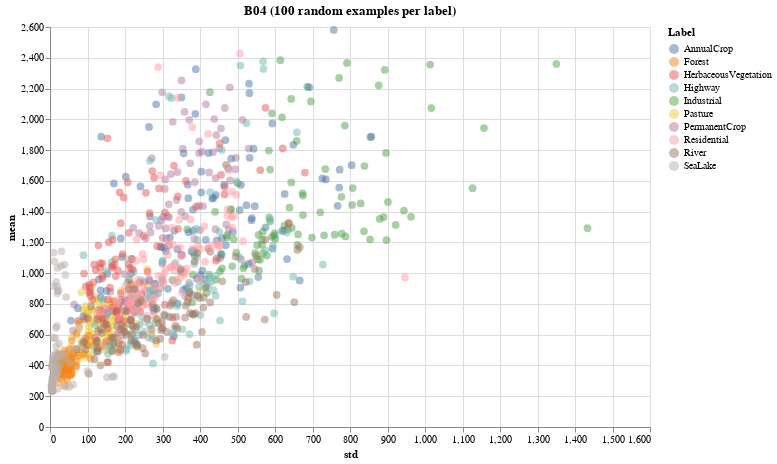

The notebook cell saved with this chart:
### Code cell
figura['B04']

### Figure 1 — Vega-Lite specification as saved in the notebook (floating-point values rounded to 4 significant figures; data arrays with more than 128 entries replaced by an {"elided": "..."} marker saying what was removed)
{"config": {"view": {"continuousWidth": 400, "continuousHeight": 300}}, "data": {"name": "data-6e4167bd907df18b522a0fa3e48e204f"}, "mark": {"type": "circle", "size": 60}, "encoding": {"color": {"type": "nominal", "field": "Label"}, "opacity": {"value": 0.5}, "x": {"type": "quantitative", "field": "std"}, "y": {"type": "quantitative", "field": "mean"}}, "height": 400, "title": "B04 (100 random examples per label)", "width": 600, "$schema": "https://vega.github.io/schema/vega-lite/v4.8.1.json", "datasets": {"data-6e4167bd907df18b522a0fa3e48e204f": {"elided": "1000 records"}}}
